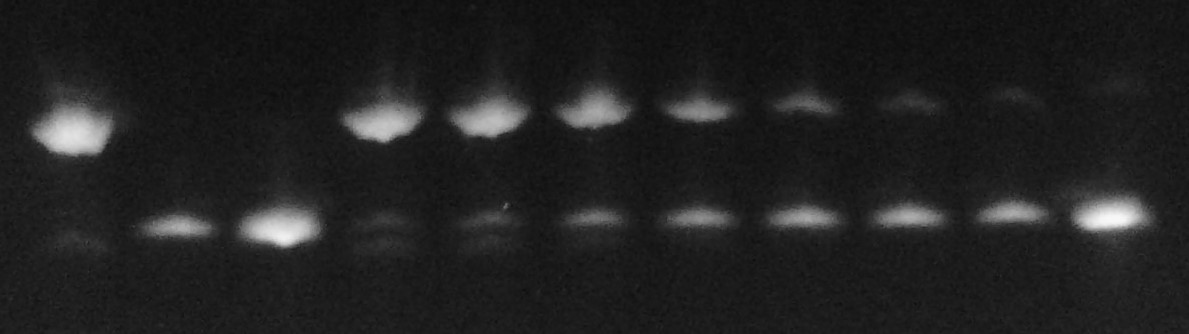
#> input picture analysis_v1.jpg, 1189 x 334 px
$ python concomp_v1.py   (older library calls are emulated)
#> lines starting #> are read from the running program, lines starting #| are printed output that depends on the picture; after the words box and inside, x2 and y2 are one past the last pixel; in counts of white or black regions, pixels touching at a corner belong together
import cv2
import numpy as np
import matplotlib.pyplot as plt

# Loading the image
img = cv2.imread('analysis_v1.jpg')
#> img is the input picture: shape (334, 1189, 3); min 10, max 248, mean 33.4

# preprocess the image
gray_img = cv2.cvtColor(img , cv2.COLOR_BGR2GRAY)

# Applying 7x7 Gaussian Blur
blurred = cv2.GaussianBlur(gray_img, (7, 7), 0)

# Applying threshold
threshold = cv2.threshold(blurred, 0, 255,
    cv2.THRESH_BINARY_INV | cv2.THRESH_OTSU)[1]
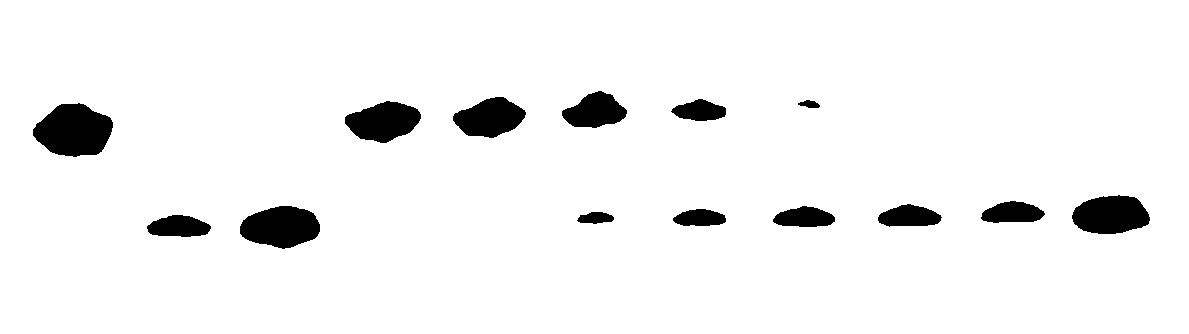
#> threshold: shape (334, 1189); 95% white; 14 black regions, largest, box (x1, y1, x2, y2) and area: (33, 103, 113, 157) 3142, (240, 206, 320, 249) 2545, (1072, 195, 1150, 234) 2343

# Apply the Component analysis function
analysis = cv2.connectedComponentsWithStats(threshold,
                                            4,
                                            cv2.CV_32S)
(totalLabels, label_ids, values, centroid) = analysis
#> totalLabels = 2; values = [[33, 91, 1117, 158, 19847], [0, 0, 1189, 334, 377279]]; centroid = [[534.4, 170.4], [597.1, 166.3]]

# Initialize a new image to store
# all the output components
output = np.zeros(gray_img.shape, dtype="uint8")

# Loop through each component
for i in range(1, totalLabels):

      # Area of the component
    area = values[i, cv2.CC_STAT_AREA]

    # if (area > 140) and (area < 400):
    componentMask = (label_ids == i).astype("uint8") * 255
    output = cv2.bitwise_or(output, componentMask)
#> this loop made 1 pass
#> area on pass 1: 377279


cv2.imshow("Image", img)
cv2.imshow("Filtered Components", output)
# cv2.waitKey(0)
